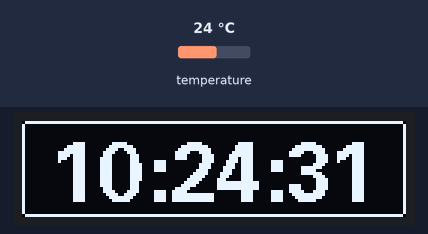
The sketch below on a simulated Arduino Uno, built with avr-gcc and run on an emulated ATmega328P. Parts: 128×32 one-colour display. The inputs (shaded band) are chosen by the test bench; at power-on: temperature 24 °C. The local clock reads 2024-03-15 10:24:30 at power-on unless the sketch sets it; what the sketch prints to the serial monitor is not drawn.

Above: at 1.3 s.
At 3.9 s:
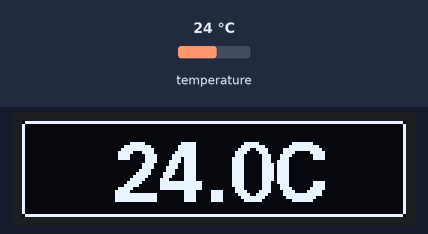
4.0 s: temperature set to 12 °C
At 7.0 s:
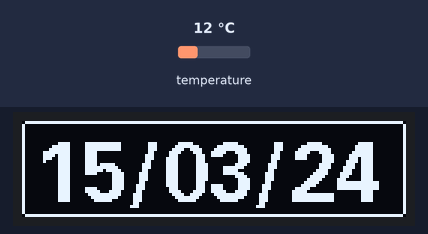
At 13.29 s:
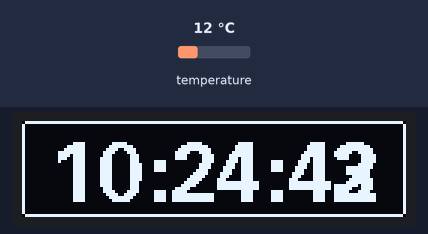
Timing chart, 0 to 14.8 s (numbered marks = the images above; inputs shaded):
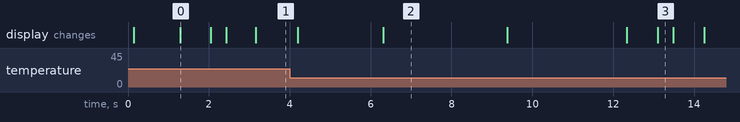

Measured:
- what the display in image 0 shows lasts 0.8 s, from 1.3 s to 2.1 s
- what the display in image 2 shows lasts 3.1 s, from 6.3 s to 9.4 s

The sketch:

Arduino_Clock_OLED_128x32.ino
```cpp
//=========================================================|
// Program: OLED Clock 03/05/2018
// Autor: Juan Sirgado y Antico
//=========================================================|
#include <Wire.h>
#include <DS3231.h>
#include <U8glib.h>
//---------------------------------------------------------|
// Definictions of OLED Display
// U8GLIB_SSD1306_128X64 u8g(U8G_I2C_OPT_NONE);
U8GLIB_SSD1306_128X32 u8g(U8G_I2C_OPT_NONE);
//---------------------------------------------------------|
// Definitions for RTC DS3231
DS3231 Clock;
RTClib RTC;
DateTime dtNow;
// Definicoes do display Oled
String sDate, sTime, sTemp;
String sDay, sMonth, sYear, sWeek;
String sHour, sMinute, sSecond;
bool Century=false;
bool h12;
bool PM;
int iContrast = 0;
char cDate[11];
char cTime[9];
char cTemp[13];
char cDoW[10];
const char *cWeek[8] = {"Mon","Tue","Wed","Thu","Fri","Sat","Sun"};
const char *cMonth[12] = {"Jan","Feb","Mar","Apr","May","Jun",
                          "Jul","Aug","Sep","Oct","Nov","Dec"};
//---------------------------------------------------------|
void setup(void)
{
   Serial.begin(19200);
   Wire.begin();
   //---------------------------------------------------------|
   // To set the Date and Time in the Clock
   // Run just once time at the first to adjust the clock,
   // or after change the Clock battery
   // setClock(Year, Month, Day, Weekday, Hour, Minute, Second);
   // setClock(19,11,04,1,18,22,30);
//---------------------------------------------------------|
   if ( u8g.getMode() == U8G_MODE_BW )
   {
      u8g.setColorIndex(1);  // pixel on monochrome
      u8g.setContrast(iContrast);
      Serial.println("U8G mode mono");
   }
}
//---------------------------------------------------------|
void loop(void)
{
   Serial.println("Inicio Loop");
   // Show the information in the OLED Display
   u8g.firstPage();
   dtNow = RTC.now();
   showClock();
   do
   {
      if(int(dtNow.second()/3)%4 == 0)
      {
         // Read and Draw the Date from the DS3231
         Serial.println("Date Loop");
         drawDate(Clock.getYear(), Clock.getMonth(Century), Clock.getDate());
      }
      if(int(dtNow.second()/3)%4 == 1)
      {
         // Read and Draw the Day of Week from the DS3231
         Serial.println("Time Loop");
         drawWeek(Clock.getDoW());
      }
      if(int(dtNow.second()/3)%4 == 2)
      {
         // Read and Draw the Time from the DS3231
         Serial.println("Week Loop");
         drawTime(Clock.getHour(h12,PM), Clock.getMinute(), Clock.getSecond());
      }
      if(int(dtNow.second()/3)%4 == 3)
      {
         // Read and Draw the temperature from the DS3231
         Serial.println("Temperature Loop");
         drawTemp(Clock.getTemperature());
      }
   }
   while(u8g.nextPage());
   delay(250);
   Serial.println("Fim Loop");
}
//---------------------------------------------------------|
void drawDate(byte bYear, byte bMonth, byte bDay)
{
   // Mount the Time before the draw
   sDay = bDay>9?String(bDay):"0" + String(bDay);
   sMonth = bMonth>9?String(bMonth):"0" + String(bMonth);
   sYear = String(bYear);
   sDate =  sDay + '/' + sMonth + '/' + sYear;
   sDate.toCharArray(cDate, 9);
   // Graphic commands to show the Date
   u8g.drawRFrame(0, 0, 128, 32, 2);
   u8g.setFont(u8g_font_fub20);
   u8g.setColorIndex(1);
   u8g.drawStr( 5, 27, cDate);
}
//---------------------------------------------------------|
void drawTime(byte bHour, byte bMinute, byte bSecond)
{
   // Mount the Time before the draw
   sHour = bHour>9?String(bHour):"0" + String(bHour);
   sMinute = bMinute>9?String(bMinute):"0" + String(bMinute);
   sSecond = bSecond>9?String(bSecond):"0" + String(bSecond);
   sTime = sHour + ':' + sMinute + ':' + sSecond;
   sTime.toCharArray(cTime, 9);
   // Graphic commands to show the Time
   u8g.drawRFrame(0, 0, 128, 32, 2);
   u8g.setFont(u8g_font_fub20);
   u8g.setColorIndex(1);
   u8g.drawStr(10, 27, cTime);
}
//---------------------------------------------------------|
void drawWeek(byte bDoW)
{
   // Mount the Day of Week before the draw
   sWeek = String(cWeek[bDoW-1]);
   sWeek.toCharArray(cDoW, 9);
   // Graphic commands to show the Day of Week
   u8g.drawRFrame(0, 0, 128, 32, 2);
   u8g.setFont(u8g_font_fub20);
   u8g.setColorIndex(1);
   u8g.drawStr( 35, 27, cDoW);
}
//---------------------------------------------------------|
void drawTemp(float fTemp)
{
   // Mount the Temperature before the draw
   sTemp = String(fTemp,1) + "C";
   sTemp.toCharArray(cTemp, 9);
   // Graphic commands to show the Temperature
   u8g.drawRFrame(0, 0, 128, 32, 2);
   u8g.setFont(u8g_font_fub20);
   u8g.setColorIndex(1);
   u8g.drawStr( 30, 27, cTemp);
}
//---------------------------------------------------------|
void setClock(int iYear, int iMonth, int iDay, int iDoW, int iHour, int iMinute, int iSecond)
{
   Serial.println("Start of Clock Setup.");
   // Then write it to the clock
   Clock.setClockMode(false);  // set to 24h
   // Clock.setClockMode(true);   // set to 12h
   Clock.setYear(iYear);
   Clock.setMonth(iMonth);
   Clock.setDate(iDay);
   Clock.setDoW(iDoW);
   Clock.setHour(iHour);
   Clock.setMinute(iMinute);
   Clock.setSecond(iSecond);
   showClock();
   Serial.println("End Of Clock Setup.");
}
//---------------------------------------------------------|
void showClock()
{
   // Show the Date and Time for the RTC DS3231
   Serial.println("The time in the Clock has been set to: YYYY-MM-DD WW HH:MM:SS");
   Serial.print(Clock.getYear(), DEC);
   Serial.print("-");
   Serial.print(Clock.getMonth(Century), DEC);
   Serial.print("-");
   Serial.print(Clock.getDate(), DEC);
   Serial.print(" ");
   Serial.print(Clock.getDoW(), DEC);
   Serial.print(" ");
   Serial.print(Clock.getHour(h12,PM), DEC);
   Serial.print(":");
   Serial.print(Clock.getMinute(), DEC);
   Serial.print(":");
   Serial.println(Clock.getSecond(), DEC);
   Serial.println();
}
//=========================================================|
```
